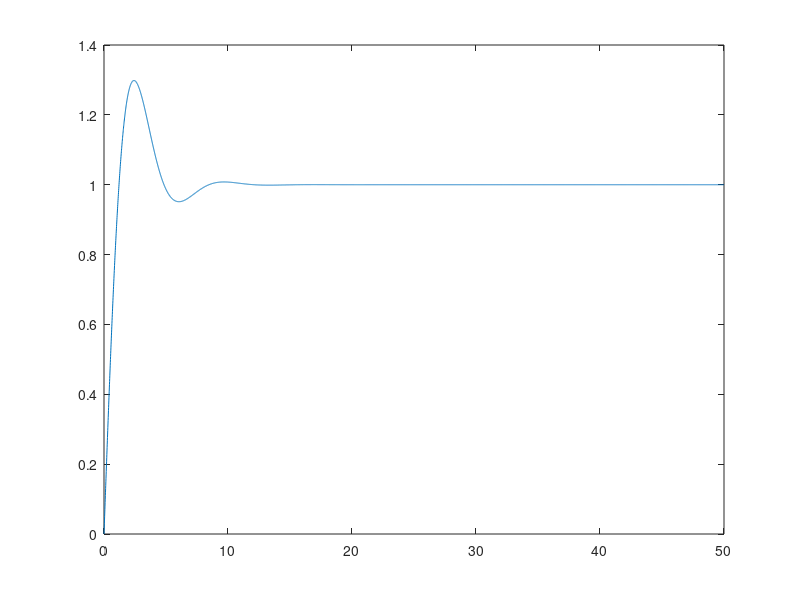

MATLAB code to generate this figure:
clc
close all
clear all

r1=1;
r2=1;
l1=1;
l2=1;
c=1;
Gs=tf([l2 r2],[(c*l2) (r2*c) 1]);
dt=.01;
t=0:dt:50;
figure,plot(t,step(Gs,t))